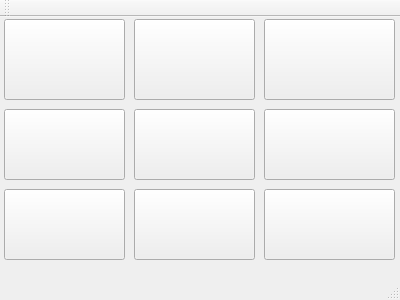
<?xml version="1.0" encoding="UTF-8"?>
<ui version="4.0">
 <class>MainWindow</class>
 <widget class="QMainWindow" name="MainWindow">
  <property name="geometry">
   <rect>
    <x>0</x>
    <y>0</y>
    <width>400</width>
    <height>300</height>
   </rect>
  </property>
  <property name="windowTitle">
   <string>MainWindow</string>
  </property>
  <widget class="QWidget" name="centralWidget">
   <widget class="QPushButton" name="button1">
    <property name="geometry">
     <rect>
      <x>4</x>
      <y>2</y>
      <width>121</width>
      <height>81</height>
     </rect>
    </property>
    <property name="text">
     <string/>
    </property>
   </widget>
   <widget class="QPushButton" name="button2">
    <property name="geometry">
     <rect>
      <x>134</x>
      <y>2</y>
      <width>121</width>
      <height>81</height>
     </rect>
    </property>
    <property name="text">
     <string/>
    </property>
   </widget>
   <widget class="QPushButton" name="button3">
    <property name="geometry">
     <rect>
      <x>264</x>
      <y>2</y>
      <width>131</width>
      <height>81</height>
     </rect>
    </property>
    <property name="text">
     <string/>
    </property>
   </widget>
   <widget class="QPushButton" name="button4">
    <property name="geometry">
     <rect>
      <x>4</x>
      <y>92</y>
      <width>121</width>
      <height>71</height>
     </rect>
    </property>
    <property name="text">
     <string/>
    </property>
   </widget>
   <widget class="QPushButton" name="button5">
    <property name="geometry">
     <rect>
      <x>134</x>
      <y>92</y>
      <width>121</width>
      <height>71</height>
     </rect>
    </property>
    <property name="text">
     <string/>
    </property>
   </widget>
   <widget class="QPushButton" name="button6">
    <property name="geometry">
     <rect>
      <x>264</x>
      <y>92</y>
      <width>131</width>
      <height>71</height>
     </rect>
    </property>
    <property name="text">
     <string/>
    </property>
   </widget>
   <widget class="QPushButton" name="button7">
    <property name="geometry">
     <rect>
      <x>4</x>
      <y>172</y>
      <width>121</width>
      <height>71</height>
     </rect>
    </property>
    <property name="text">
     <string/>
    </property>
   </widget>
   <widget class="QPushButton" name="button8">
    <property name="geometry">
     <rect>
      <x>134</x>
      <y>172</y>
      <width>121</width>
      <height>71</height>
     </rect>
    </property>
    <property name="text">
     <string/>
    </property>
   </widget>
   <widget class="QPushButton" name="button9">
    <property name="geometry">
     <rect>
      <x>264</x>
      <y>172</y>
      <width>131</width>
      <height>71</height>
     </rect>
    </property>
    <property name="text">
     <string/>
    </property>
   </widget>
  </widget>
  <widget class="QMenuBar" name="menuBar">
   <property name="geometry">
    <rect>
     <x>0</x>
     <y>0</y>
     <width>400</width>
     <height>21</height>
    </rect>
   </property>
  </widget>
  <widget class="QToolBar" name="mainToolBar">
   <attribute name="toolBarArea">
    <enum>TopToolBarArea</enum>
   </attribute>
   <attribute name="toolBarBreak">
    <bool>false</bool>
   </attribute>
  </widget>
  <widget class="QStatusBar" name="statusBar"/>
 </widget>
 <layoutdefault spacing="6" margin="11"/>
 <resources/>
 <connections/>
</ui>
